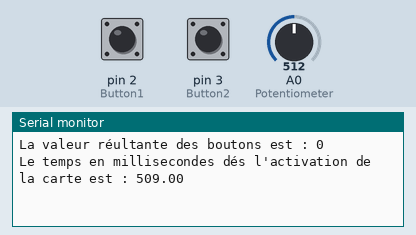
Simulated run of this sketch. Board: Arduino Mega 2560, built with avr-gcc and run on an emulated ATmega2560. On the bench: the last lines printed to the serial monitor. The inputs (shaded band) are chosen by the test bench; at power-on: A0 (Potentiometer) = 512, pin 2 (Button1) LOW, pin 3 (Button2) LOW.

Above: at 1.2 s.
1.3 s: A0 (Potentiometer) set to 106
At 1.35 s:
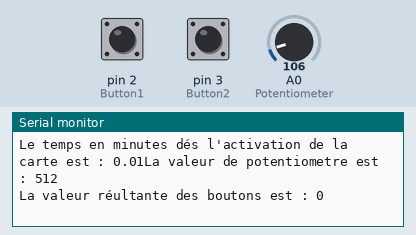
4.3 s: A0 (Potentiometer) set to 90
At 5.95 s:
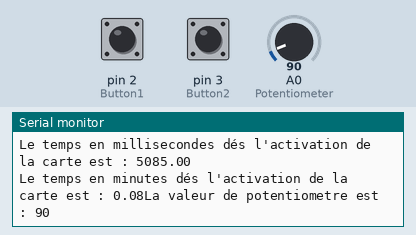
16.4 s: A0 (Potentiometer) set to 8
At 16.47 s:
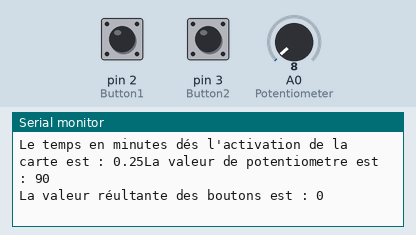
17.9 s: A0 (Potentiometer) set to 11
At 18.0 s:
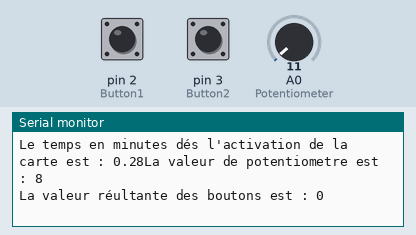
Timing chart, 0 to 20.9 s (numbered marks = the images above; inputs shaded):
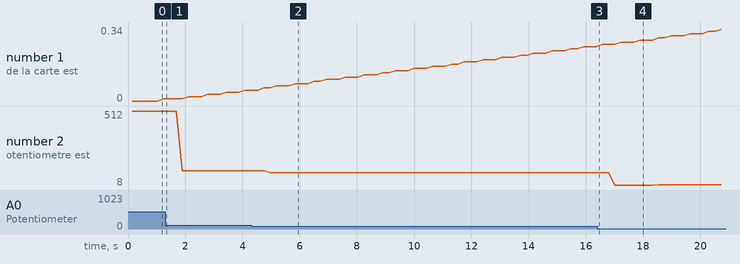

The sketch:

sketch.ino
```cpp
// Projet RTOS  04/2022
// Réalisé par Zaynab Romene


#include <Arduino_FreeRTOS.h>                     //pour que FreeRtos soit lancé dans le code
#include <semphr.h>                               // inclure mutex support


const int Button1 = 2 ;                          //Déclaration des variables
const int Button2 = 3 ;                          //les deux boutons sont branchés aux pins 2 et 3
const int Potentiometer = A0;                    //le potentiometre est branché à la pin analogique A0

int ValPotentiometer = 0;
int ValButtons = 0;

struct valeurCapteursInStructure {               //nom de la stucture
int analogique;                                  //le champs de la structure
int numerique;
double tempsEnMillisecondes;
};


QueueHandle_t ValeurBoutonsQueue;                //File d’attente entre tache1 et tache3
QueueHandle_t ValeursPotentiometreQueue;         //File d’attente entre tache2 et tache3
QueueHandle_t StructureQueue;                    //File d’attente entre tache3 et tache4
QueueHandle_t NewStructureQueue;                 //File d’attente entre tache4 et tache5

SemaphoreHandle_t xSerialSemaphore;


void setup() {

  Serial.begin(9600);


xTaskCreate(FirstTask, "Buttons's value Task", 100, NULL, 1, NULL );                      //Création de la tache 1
xTaskCreate(SecondTask, "Patentiometer's Task", 100, NULL, 1, NULL );                     //Création de la tache 1

if (StructureQueue == NULL) {
     xTaskCreate(ThirdTask, "Structure Task", 100, NULL, 1, NULL );                        //Création de la tache 3
     xTaskCreate(FourthTask, "Display Task", 100, NULL, 1, NULL );                         //Création de la tache 4

     if (NewStructureQueue == NULL) {
     xTaskCreate(FifthTask , "Conversion & final display Task", 100, NULL, 1, NULL );      //Création de la tache 5
     }
  }

ValeurBoutonsQueue = xQueueCreate(5,sizeof(int32_t));
ValeursPotentiometreQueue  = xQueueCreate(5,sizeof(int32_t));
StructureQueue = xQueueCreate(3,sizeof(valeurCapteursInStructure));
NewStructureQueue = xQueueCreate(3,sizeof(valeurCapteursInStructure));

  if ( xSerialSemaphore == NULL )                                                      // Check to confirm that the Serial Semaphore has not already been created.
  {
    xSerialSemaphore = xSemaphoreCreateMutex();                                        // Create a mutex semaphore we will use to manage the Serial Port
    if ( ( xSerialSemaphore ) != NULL )
      xSemaphoreGive( ( xSerialSemaphore ) );                                          // Make the Serial Port available for use, by "Giving" the Semaphore.
  }
}

void loop() {}


//-----------------------------------------------------------------------First Task------------------------------------------------------------------------------------------//

void FirstTask(void *pvParameters)
{
  pinMode(Potentiometer, INPUT);


  BaseType_t qStatus1;
  qStatus1 =0;

  while(1)
  {
      ValPotentiometer = analogRead(Potentiometer);
      qStatus1 =xQueueSend(ValeursPotentiometreQueue,&ValPotentiometer,0);


//       if(qStatus1 !=  pdPASS){
//
//      // See if we can obtain or "Take" the Serial Semaphore.
//      // If the semaphore is not available, wait 5 ticks of the Scheduler to see if it becomes free.
//
//      if ( xSemaphoreTake( xSerialSemaphore, ( TickType_t ) 5 ) == pdTRUE )                       //Take the semaphore = Accés à la ressource commune. Le port série est réservé pour cette partie uniquement jusqu'à le libérer
//      {
//        Serial.println("Could not send  to the queue");
//        xSemaphoreGive( xSerialSemaphore );                                                      //Give the Serial Port= libération du port série. Peut-etre maintenant utilisé par les autres
//      }
//    }

       vTaskDelay(100 / portTICK_PERIOD_MS );                                                      //déclaration dun délai pour la stabilité
  }
}

//-----------------------------------------------------------------------Second Task------------------------------------------------------------------------------------------//

void SecondTask (void *pvParameters)
{
  pinMode(Button1, INPUT);
  pinMode(Button2, INPUT);
  int val1 = 0;
  int val2 = 0;
  int etat1;
  int etat2;

  BaseType_t qStatus2;
  qStatus2=0;

  while(1){

      etat1 = digitalRead(Button1);                          //  bouton1 = 2
      if(etat1 == HIGH)
      val1= 1;                                             // le bouton1 est relaché
      else
      val1= 0;                                            // le bouton1 est appuyé

      etat2 = digitalRead(Button2);                         //  bouton2 = 3
      if(etat2 == HIGH)
      val2= 1;                                           // le bouton1 est relaché
      else
      val2= 0;                                           // le bouton1 est appuyé

    ValButtons = val1 +val2 ;
     //OU BIEN
     // ValButtons = digitalRead(Button1)+digitalRead(Button2);

    qStatus2 =xQueueSend(ValeurBoutonsQueue,&ValButtons,0);

//
//      if(qStatus2 !=  pdPASS){
//
//          if ( xSemaphoreTake( xSerialSemaphore, ( TickType_t ) 5 ) == pdTRUE )                       //Take the semaphore = Accés à la ressource commune. Le port série est réservé pour cette partie uniquement jusqu'à le libérer
//          {
//            Serial.println("Could not send  to the queue");
//            xSemaphoreGive( xSerialSemaphore );                                                      //Give the Serial Port= libération du port série. Peut-etre maintenant utilisé par les autres
//            }
//      }


    vTaskDelay( 100 / portTICK_PERIOD_MS );                                                            //déclaraction dun délai pour la stabilité et pour terminer le cycle d'avant
  }

}

//-----------------------------------------------------------------------Third Task------------------------------------------------------------------------------------------//

void ThirdTask (void *pvParameters)
{
  BaseType_t qStatus1;
  BaseType_t qStatus2;

  int analogReading;
  int buttonReading;
  while(1)
  {
      valeurCapteursInStructure S1 = {0,0,0.0};                                                    //initialisation des valeurs dans la structure

      qStatus1 =  xQueueReceive(ValeursPotentiometreQueue,&ValPotentiometer ,0);
      qStatus2 =  xQueueReceive(ValeurBoutonsQueue,&ValButtons ,0);


//
// if ((qStatus1  == pdPASS)&& (qStatus2  == pdPASS))
//   {
//
//    if ( xSemaphoreTake( xSerialSemaphore, ( TickType_t ) 5 ) == pdTRUE )                       //Take the semaphore = Accés à la ressource commune. Le port série est réservé pour cette partie uniquement jusqu'à le libérer
//          {
//            Serial.println("Data received successfully ! ");
//            xSemaphoreGive( xSerialSemaphore );                                                 //Give the Serial Port= libération du port série. Peut-etre maintenant utilisé par les autres
//            }
//

    S1.analogique = ValPotentiometer;                                                            //affectation de champs
    S1.numerique = ValButtons;
    S1.tempsEnMillisecondes = millis();

    xQueueSend(StructureQueue,&S1,0);                                                            //envoyer le contenu de la structure S1 dans le queue StructureQueue

    vTaskDelay( 100 / portTICK_PERIOD_MS );

// }
//   else
//    {
//      if ( xSemaphoreTake( xSerialSemaphore, ( TickType_t ) 5 ) == pdTRUE )                   //Take the semaphore = Accés à la ressource commune. Le port série est réservé pour cette partie uniquement jusqu'à le libérer
//          {
//             Serial.println("Could not receive from queue ");
//             xSemaphoreGive( xSerialSemaphore );
//            }
//    };

  }
}

//-----------------------------------------------------------------------Fourth Task------------------------------------------------------------------------------------------//

void FourthTask (void *pvParameters)
{
  valeurCapteursInStructure S1;

  while (!Serial) {                                                                                  // Wait for serial port to connect. Needed for native USB, on LEONARDO, MICRO, YUN, and other 32u4 based boards
  vTaskDelay(0);
  }

  while(1)
  {
   xQueueReceive(StructureQueue, &S1,0);
   if ( xSemaphoreTake( xSerialSemaphore, ( TickType_t ) 5 ) == pdTRUE )                            //Take the semaphore = Accés à la ressource commune. Le port série est réservé pour cette partie uniquement jusqu'à le libérer
    {
         Serial.print("La valeur de potentiometre est : ");
         Serial.println(S1.analogique);                                                            //affichage de la valeur du potentiometre
         Serial.print("La valeur réultante des boutons est : ");
         Serial.println(S1.numerique);                                                             //affichage des valeurs des boutons
         Serial.print("Le temps en millisecondes dés l'activation de la carte est : ");
         Serial.println(S1.tempsEnMillisecondes);                                                  //affichage du temps en Millisecondes

         xSemaphoreGive( xSerialSemaphore ); // Now free or "Give" the Serial Port for others.
    }
    xQueueSend(NewStructureQueue, &S1, 0);                                                         //envoyer le contenu de la structure S1 dans le queue StructureQueue

    vTaskDelay(100 / portTICK_PERIOD_MS );
  }
}

//-----------------------------------------------------------------------Fifth Task------------------------------------------------------------------------------------------//


void FifthTask (void *pvParameters)
{
  valeurCapteursInStructure S1;
        while (!Serial) {                                                                     // Wait for serial port to connect. Needed for native USB, on LEONARDO, MICRO, YUN, and other 32u4 based boards
        vTaskDelay(0);
        }
  double tempsEnMinutes;

  while(1)
  {
    tempsEnMinutes =0;
    tempsEnMinutes = (S1.tempsEnMillisecondes) * 0.0000167;                                     //1 Millisecondes = 1.7×10-5 Minutes= 0.0000167 Minutes c'est l'équivalent de /1000 puis / 60 = /60000 pour faire la conversion
    xQueueReceive(NewStructureQueue, &S1, 0);                                                  //Lecture de structure dans la structureQueue


    if ( xSemaphoreTake( xSerialSemaphore, ( TickType_t ) 5 ) == pdTRUE )                      // Accés à la ressource commune : Le port série est réservé pour cette partie uniquement jusqu'à le libérer
    {

      Serial.print("Le temps en minutes dés l'activation de la carte est : ");                 //affichage du temps en minutes
      Serial.print(tempsEnMinutes);

      xSemaphoreGive( xSerialSemaphore );                                                      // Libération du sémaphore pour qu'il puisse etre utilisé par les autres
    }

    vTaskDelay( 100 / portTICK_PERIOD_MS );
  }
}
```

Measured:
- the behaviour switches between 100 and 99 on A0 (Potentiometer) (found by bisection; images 1 and 2)
- plotted number 1: 0.25 → 0.28 after the input at 16.4 s
- plotted number 2: 512 → 106 after the input at 1.3 s, 90 → 8 after the input at 16.4 s, 8 → 11 after the input at 17.9 s
